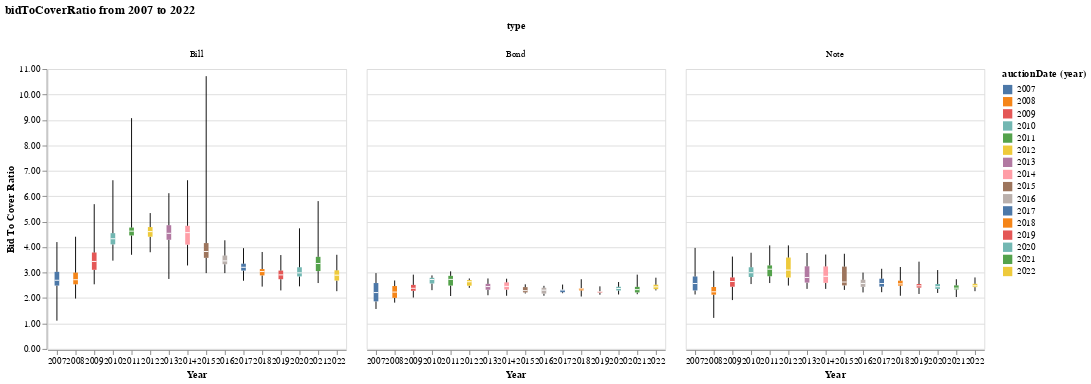

Notebook code cell kept with this figure:
### Code cell
# Y -> bidToCover
# X -> Year
# X2 -> Instrument

def doBoxWhiskerFacet(df, metric="bidToCoverRatio", title="Bid To Cover Ratio", instruments=['Note', 'Bill', 'Bond']):
    lower_box = 'q1({}):Q'.format(metric)
    lower_whisker = 'min({}):Q'.format(metric)
    upper_box = 'q3({}):Q'.format(metric)
    upper_whisker = 'max({}):Q'.format(metric)
    middle_tick = 'median({}):Q'.format(metric)
    x_axis = 'year(auctionDate):N'

    chart_df = df[df.type.isin(instruments)].copy()

    # Compose each layer individually
    lower_plot = alt.Chart().mark_rule().encode(
        alt.Y(lower_whisker, axis=alt.Axis(title=title, format='.2f')),
        alt.Y2(lower_box),
        alt.X(x_axis, axis=alt.Axis(title="Year", labelAngle=0, labelOverlap="greedy")),
    )

    middle_plot = alt.Chart().mark_bar(size=5.0).encode(
        alt.Y(lower_box),
        alt.Y2(upper_box),
        alt.X(x_axis),
        alt.Color(x_axis)
    )

    upper_plot = alt.Chart().mark_rule().encode(
        alt.Y(upper_whisker),
        alt.Y2(upper_box),
        alt.X(x_axis)
    )

    middle_tick_plot = alt.Chart().mark_tick(
        color='white',
        size=5.0
    ).encode(
        alt.Y(middle_tick),
        alt.X(x_axis)
    )

    box_and_whisker = lower_plot + middle_plot + upper_plot + middle_tick_plot

    return box_and_whisker.facet(column='type:O', data=chart_df, title=None).properties(
        title="{0} from {1} to {2}".format(metric, df.auctionDate.min()[:4], df.auctionDate.max()[:4])
    )

c = doBoxWhiskerFacet(df)
c.save('us-treasury-auctions.png')
c.display()

### Figure 1 — Vega-Lite specification as saved in the notebook (floating-point values rounded to 4 significant figures; data arrays with more than 128 entries replaced by an {"elided": "..."} marker saying what was removed)
{"config": {"view": {"continuousWidth": 400, "continuousHeight": 300}}, "data": {"name": "data-0dcea5cc31978c55ed2d5936a8477d64"}, "facet": {"column": {"field": "type", "type": "ordinal"}}, "spec": {"layer": [{"mark": "rule", "encoding": {"x": {"axis": {"labelAngle": 0, "labelOverlap": "greedy", "title": "Year"}, "field": "auctionDate", "timeUnit": "year", "type": "nominal"}, "y": {"aggregate": "min", "axis": {"format": ".2f", "title": "Bid To Cover Ratio"}, "field": "bidToCoverRatio", "type": "quantitative"}, "y2": {"aggregate": "q1", "field": "bidToCoverRatio"}}}, {"mark": {"type": "bar", "size": 5.0}, "encoding": {"color": {"field": "auctionDate", "timeUnit": "year", "type": "nominal"}, "x": {"field": "auctionDate", "timeUnit": "year", "type": "nominal"}, "y": {"aggregate": "q1", "field": "bidToCoverRatio", "type": "quantitative"}, "y2": {"aggregate": "q3", "field": "bidToCoverRatio"}}}, {"mark": "rule", "encoding": {"x": {"field": "auctionDate", "timeUnit": "year", "type": "nominal"}, "y": {"aggregate": "max", "field": "bidToCoverRatio", "type": "quantitative"}, "y2": {"aggregate": "q3", "field": "bidToCoverRatio"}}}, {"mark": {"type": "tick", "color": "white", "size": 5.0}, "encoding": {"x": {"field": "auctionDate", "timeUnit": "year", "type": "nominal"}, "y": {"aggregate": "median", "field": "bidToCoverRatio", "type": "quantitative"}}}]}, "title": "bidToCoverRatio from 2007 to 2022", "$schema": "https://vega.github.io/schema/vega-lite/v4.17.0.json", "datasets": {"data-0dcea5cc31978c55ed2d5936a8477d64": {"elided": "3986 records"}}}
